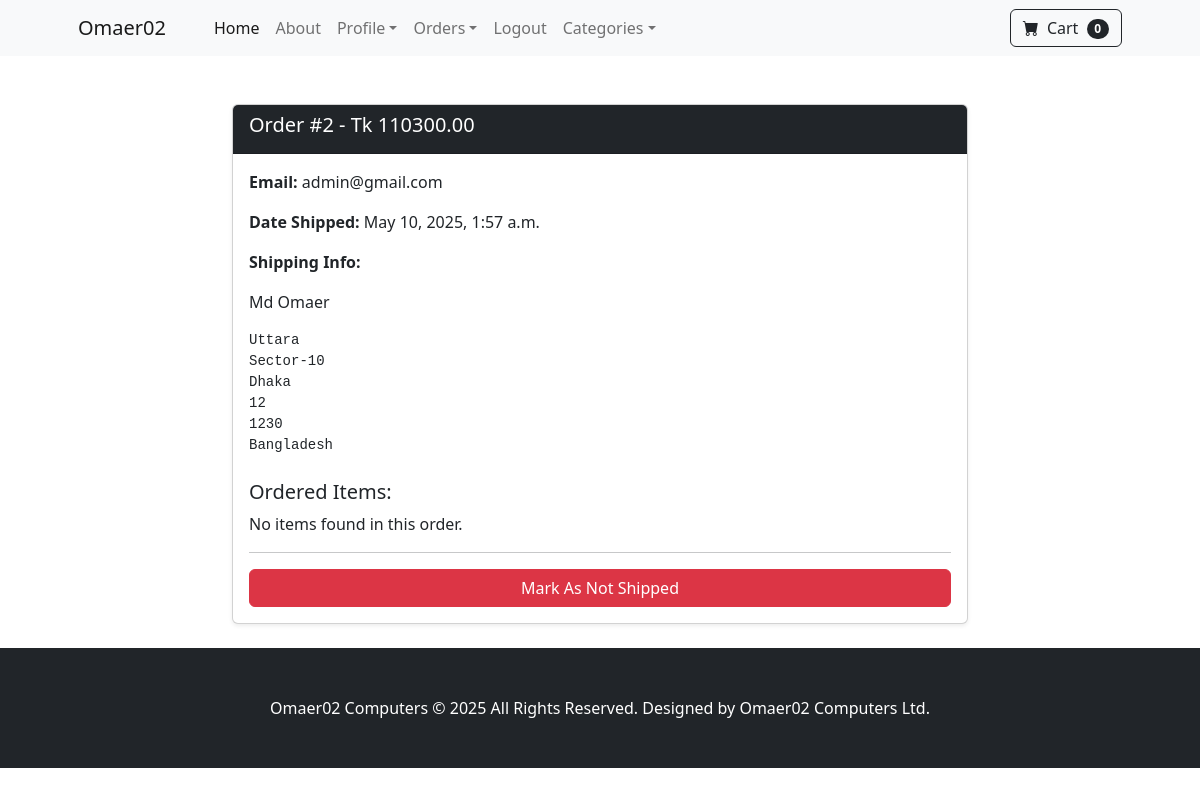
Page /payment/orders/2 (signed in) on the committed database.
### payment/models.py (models this page shows, shortened)
class Order(models.Model):
    user = models.ForeignKey(User, on_delete=models.CASCADE, null=True, blank=True)
    fullName = models.CharField(max_length=250)
    email = models.CharField(max_length=250)
    shippingAddress = models.TextField(max_length=15000)
    amountPaid = models.DecimalField(max_digits=10, decimal_places=2)
    dateOrdered = models.DateTimeField(auto_now_add=True)
    shipped = models.BooleanField(default=False)
    dateShipped = models.DateTimeField(blank=True, null=True)

### payment/views.py (the view, shortened to what this page needs)
# urls.py: path('orders/<int:pk>', views.orders, name='orders'),
def  orders(request, pk):
    if request.user.is_authenticated and request.user.is_superuser:
        order = Order.objects.get(id=pk)
        items = OrderItem.objects.filter(order=pk)
        return render(request, 'payment/orders.html',{"order":order, "items":items})
    else:
        messages.error(request, "Access denied. Admins only.")
        return redirect('home')

### cart/cart.py (called while the page is built)
    def __len__(self):
        return len(self.cart)

### cart/contextProcessors.py (called while the page is built)
def cart(request):
    return {'cart': Cart(request)}

### payment/templates/payment/orders.html (shortened to what this page needs)
{% extends 'base.html' %}
{% block content %}
<div class="container mt-5">
    <div class="row justify-content-center">
        <div class="col-lg-8 col-md-10 col-sm-12">
            <div class="card mb-4 shadow-sm">
                <div class="card-header bg-dark text-white">
                    <h5>Order #{{ order.id }} - Tk {{ order.amountPaid }}</h5>
                </div>
                <div class="card-body">
                    <p><strong>Email:</strong> {{ order.email }}</p>
                    {% if order.dateShipped %}
                        <p><strong>Date Shipped:</strong> {{ order.dateShipped }}</p>
                    {% else %}
                        <p><strong>Date Ordered:</strong> {{ order.dateOrdered }}</p>
                    {% endif %}
                    <p><strong>Shipping Info:</strong></p>
                    <p>{{ order.fullName }}</p>
                    <pre>{{ order.shippingAddress }}</pre>
                    <h5 class="mt-4">Ordered Items:</h5>
                    {% for item in items %}
                        <div class="border rounded p-2 mb-2">
                            <p class="mb-1"><strong>Product:</strong> {{ item.product.name }}</p>
                            <p class="mb-1"><strong>Quantity:</strong> {{ item.quantity }}</p>
                            <p class="mb-0"><strong>Price:</strong> Tk {{ item.price }}</p>
                        </div>
                    {% empty %}
                        <p>No items found in this order.</p>
                    {% endfor %}
                    <hr>
                    <form method="POST">
                        {% if not order.shipped %}
                            <input type="hidden" name="shippingStatus" value="true">
                            <button type="submit" class="btn btn-success w-100">Mark As Shipped</button>
                        {% else %}
                            <button type="submit" class="btn btn-danger w-100">Mark As Not Shipped</button>
                        {% endif %}
                    </form>
                </div>
            </div>
        </div>
    </div>
</div>
{% endblock %}

### rows in the picture
Order: id "2", amountPaid "110300.00", email "admin@gmail.com", dateShipped "May 10, 2025, 1:57 a.m.", fullName "Md Omaer", shippingAddress "Uttara Sector-10 Dhaka 12 1230 Bangladesh"

### other values in the picture
{{ cart|length }} "0"
